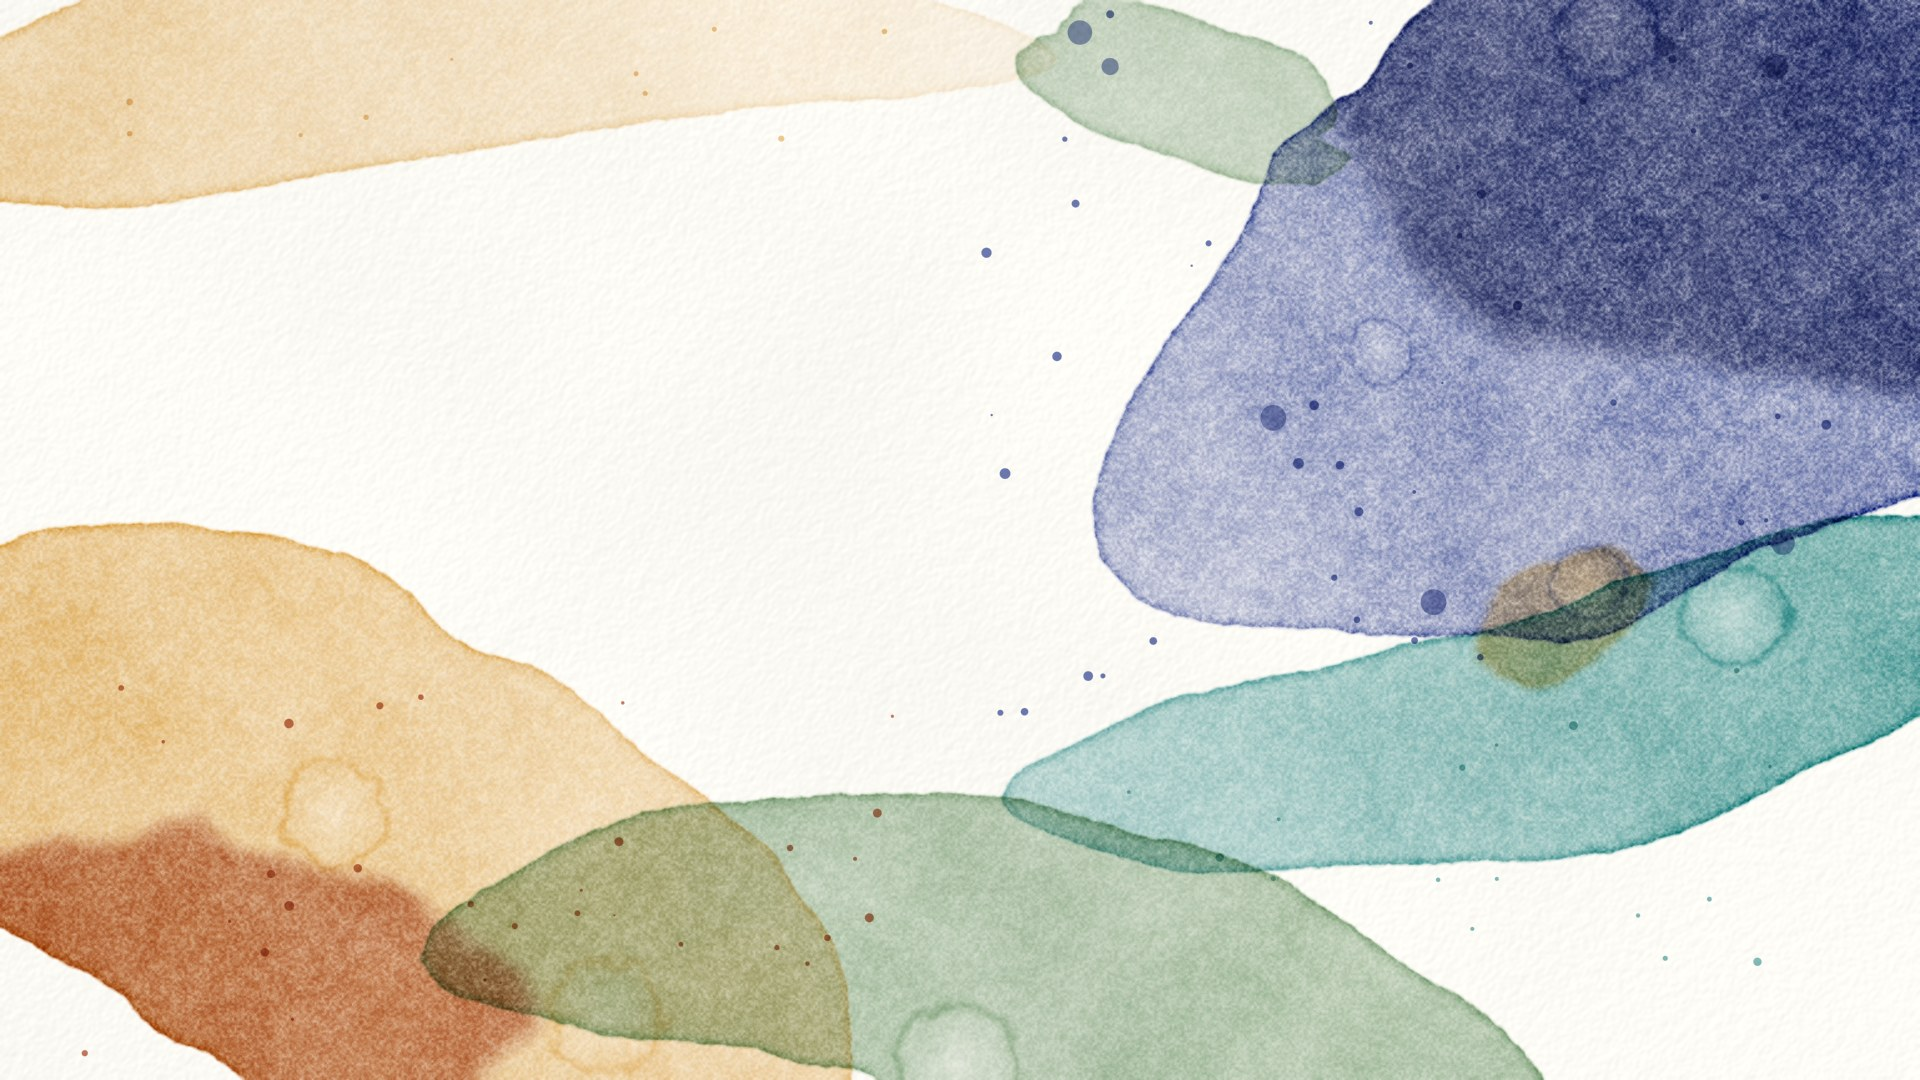

Generate this figure with Python:
"""Example (watercolour): Wash backgrounds / 水彩底纹 — broad directional washes (graded density, hard dried rims,
back-run blooms, granulation, splatters) in indigo / ochre-to-burnt-sienna / sage / teal on white cold-press paper,
leaving open paper in the middle. Made as backgrounds for an explainer video: crisp UI cards sit on top of the paint
(Opus 5.5 cost explainer, 2026-09). Two layouts; change the seed, or mirror / rotate the image, for more variants.
Pure code, no image model.
python3 watercolor_washes.py [out.png] [--layout cover|bill] [--seed N]
"""
import os, sys
sys.path.insert(0, os.path.join(os.path.dirname(os.path.abspath(__file__)), '..', 'lib'))
import numpy as np
from watercolor import Watercolor, hexc
from core import blob_pts, spline, fbm1d

INDIGO, INDIGO_D = hexc('#3a4c9a'), hexc('#232d66')
TEAL = hexc('#2b8a8a')
OCHRE, SIENNA = hexc('#dca448'), hexc('#ad4c28')
SAGE = hexc('#86a883')


def blob(p, cx, cy, rx, ry, rot=0.0, rough=0.25, soft=3.0, ragged=0.3):
    return p.shape(blob_pts(cx, cy, rx, ry, rough=rough, n=140, seed=p._seed(), rot=rot), soft=soft, ragged=ragged)


def sweep(p, ctrl, w0, w1, rough=0.22, soft=3.0, ragged=0.35):
    """one broad flat-brush pass along a spline; width w0 -> w1, wobbly rims, rounded ends"""
    c = spline(ctrl, 24)
    n = len(c)
    t = np.linspace(0, 1, n)
    w = (w0 + (w1 - w0) * t) * np.sin(np.pi * t) ** 0.45
    d = np.gradient(c, axis=0)
    nrm = np.stack([-d[:, 1], d[:, 0]], 1) / (np.linalg.norm(d, axis=1, keepdims=True) + 1e-6)
    a = 1 + rough * fbm1d(n, n / 5, 4, p._seed())
    b = 1 + rough * fbm1d(n, n / 5, 4, p._seed())
    pts = np.vstack([c + nrm * (w * a)[:, None], (c - nrm * (w * b)[:, None])[::-1]])
    return p.shape(pts, soft=soft, ragged=ragged)


def grade(p, x0, y0, x1, y1, lo=0.35, hi=1.0):
    """density ramp: `hi` at (x0, y0) fading to `lo` at (x1, y1) — pigment pooled toward one end"""
    dx, dy = x1 - x0, y1 - y0
    t = np.clip(((p.XX - x0) * dx + (p.YY - y0) * dy) / (dx * dx + dy * dy), 0, 1)
    return hi + (lo - hi) * t


def cover(seed=5302):
    p = Watercolor(1920, 1080, seed=seed, paper_tone='#fdfbf6')
    p.paper()
    # thin ochre pass across the top-left, fading to the right (just a warm breath above the title card)
    p.glaze(sweep(p, [(-120, 150), (300, 70), (760, 40), (1060, 60)], 150, 50) * grade(p, 0, 100, 1060, 60, 0.2, 1), OCHRE, 0.5, edge=0.8, gran=0.5)
    # ochre -> burnt sienna pool, bottom-left, sienna dropped in wet
    och = sweep(p, [(-160, 690), (220, 780), (560, 960), (820, 1160)], 300, 230)
    p.glaze(och * grade(p, 0, 1000, 700, 700, 0.55, 1), OCHRE, 0.72, edge=0.8, gran=0.55, bloom=2)
    p.glaze(blob(p, 120, 1000, 380, 190, rough=0.3, soft=26, ragged=0.5) * np.clip(och * 1.2, 0, 1), SIENNA, 0.62, edge=0.2, gran=0.6)
    # sage band along the bottom, overlapping the ochre (mixes to olive where they cross)
    p.glaze(sweep(p, [(1560, 1160), (1150, 980), (760, 920), (420, 960)], 190, 120), SAGE, 0.66, edge=0.75, gran=0.45, bloom=1)
    # the big indigo sweep from the top-right corner diagonally down (ultramarine granulates hard)
    ind = sweep(p, [(2120, -120), (1760, 170), (1420, 400), (1100, 560)], 470, 190, rough=0.2)
    p.glaze(ind * grade(p, 1920, 0, 1150, 560, 0.5, 1), INDIGO, 0.85, edge=0.8, gran=0.8, bloom=3, variation=0.35)
    p.glaze(blob(p, 1860, 80, 470, 300, rough=0.3, soft=38, ragged=0.5) * np.clip(ind * 1.3, 0, 1), INDIGO_D, 0.55, edge=0.1, gran=0.65)
    # teal pass along the lower rim of the indigo -> deep blue-green overlap
    p.glaze(sweep(p, [(2050, 560), (1700, 690), (1330, 770), (1000, 800)], 150, 90) * grade(p, 1920, 600, 1000, 800, 0.5, 1), TEAL, 0.7, edge=0.8, gran=0.55, bloom=1)
    # sage echo near the top, ochre spark inside the indigo (complementary glint)
    p.glaze(blob(p, 1190, 95, 170, 80, rot=0.35, rough=0.35, soft=3), SAGE, 0.5, edge=0.7, gran=0.4)
    p.glaze(blob(p, 1560, 620, 90, 55, rot=-0.3, rough=0.35, soft=10, ragged=0.45), OCHRE, 0.55, edge=0.4, gran=0.5)
    # splatters
    p.splatter(INDIGO, n=44, box=(980, 0, 1900, 760), size=(1.5, 6), strength=0.75)
    p.splatter(INDIGO, n=7, box=(1050, 30, 1850, 700), size=(8, 14), strength=0.55)
    p.splatter(SIENNA, n=30, box=(20, 680, 900, 1060), size=(1.5, 5.5), strength=0.75)
    p.splatter(TEAL, n=16, box=(1100, 640, 1800, 1000), size=(1.5, 5), strength=0.6)
    p.splatter(OCHRE, n=10, box=(40, 20, 900, 150), size=(1.5, 4), strength=0.6)
    return p


def bill(seed=7708):
    p = Watercolor(1920, 1080, seed=seed, paper_tone='#fdfbf6')
    p.paper()
    # sage pass behind the receipt (left), teal dropped in wet at the bottom
    sg = sweep(p, [(-160, 330), (240, 470), (640, 690), (980, 1150)], 330, 260)
    p.glaze(sg * grade(p, 0, 900, 900, 380, 0.5, 1), SAGE, 0.72, edge=0.8, gran=0.5, bloom=2)
    p.glaze(blob(p, 250, 900, 420, 230, rough=0.3, soft=28, ragged=0.5) * np.clip(sg * 1.2, 0, 1), TEAL, 0.55, edge=0.15, gran=0.55)
    # indigo sweep top-right, where the -31% stamp lands
    ind = sweep(p, [(2120, 470), (1760, 300), (1380, 170), (980, -40)], 330, 210, rough=0.2)
    p.glaze(ind * grade(p, 1920, 380, 1000, 0, 0.5, 1), INDIGO, 0.85, edge=0.8, gran=0.8, bloom=3, variation=0.35)
    p.glaze(blob(p, 1850, 260, 400, 240, rough=0.3, soft=36, ragged=0.5) * np.clip(ind * 1.3, 0, 1), INDIGO_D, 0.5, edge=0.1, gran=0.65)
    # ochre -> sienna pass bottom-right, under the bar chart
    och = sweep(p, [(820, 1180), (1220, 980), (1640, 860), (2100, 840)], 210, 280)
    p.glaze(och * grade(p, 1900, 900, 900, 1080, 0.55, 1), OCHRE, 0.72, edge=0.8, gran=0.55, bloom=2)
    p.glaze(blob(p, 1760, 980, 360, 170, rough=0.3, soft=26, ragged=0.5) * np.clip(och * 1.2, 0, 1), SIENNA, 0.6, edge=0.2, gran=0.6)
    # teal accent where the indigo and ochre nearly meet
    p.glaze(blob(p, 1020, 470, 95, 52, rot=-0.25, rough=0.35, soft=3), TEAL, 0.6, edge=0.8, gran=0.5)
    # stamp impact splash (the stamp just slammed down)
    p.splatter(SIENNA, n=34, box=(1230, 90, 1860, 480), size=(1.5, 6), strength=0.8)
    p.splatter(SIENNA, n=6, box=(1280, 120, 1820, 460), size=(7, 12), strength=0.6)
    p.splatter(INDIGO, n=30, box=(980, 0, 1900, 620), size=(1.5, 5), strength=0.7)
    p.splatter(TEAL, n=22, box=(40, 330, 900, 1060), size=(1.5, 5), strength=0.65)
    return p



if __name__ == '__main__':
    args = [a for a in sys.argv[1:]]
    out = args[0] if args and not args[0].startswith('--') else 'watercolor_washes.png'
    layout = args[args.index('--layout') + 1] if '--layout' in args else 'cover'
    seed = int(args[args.index('--seed') + 1]) if '--seed' in args else None
    fn = cover if layout == 'cover' else bill
    p = fn(seed) if seed is not None else fn()
    p.save(out)
    print('saved', out)
